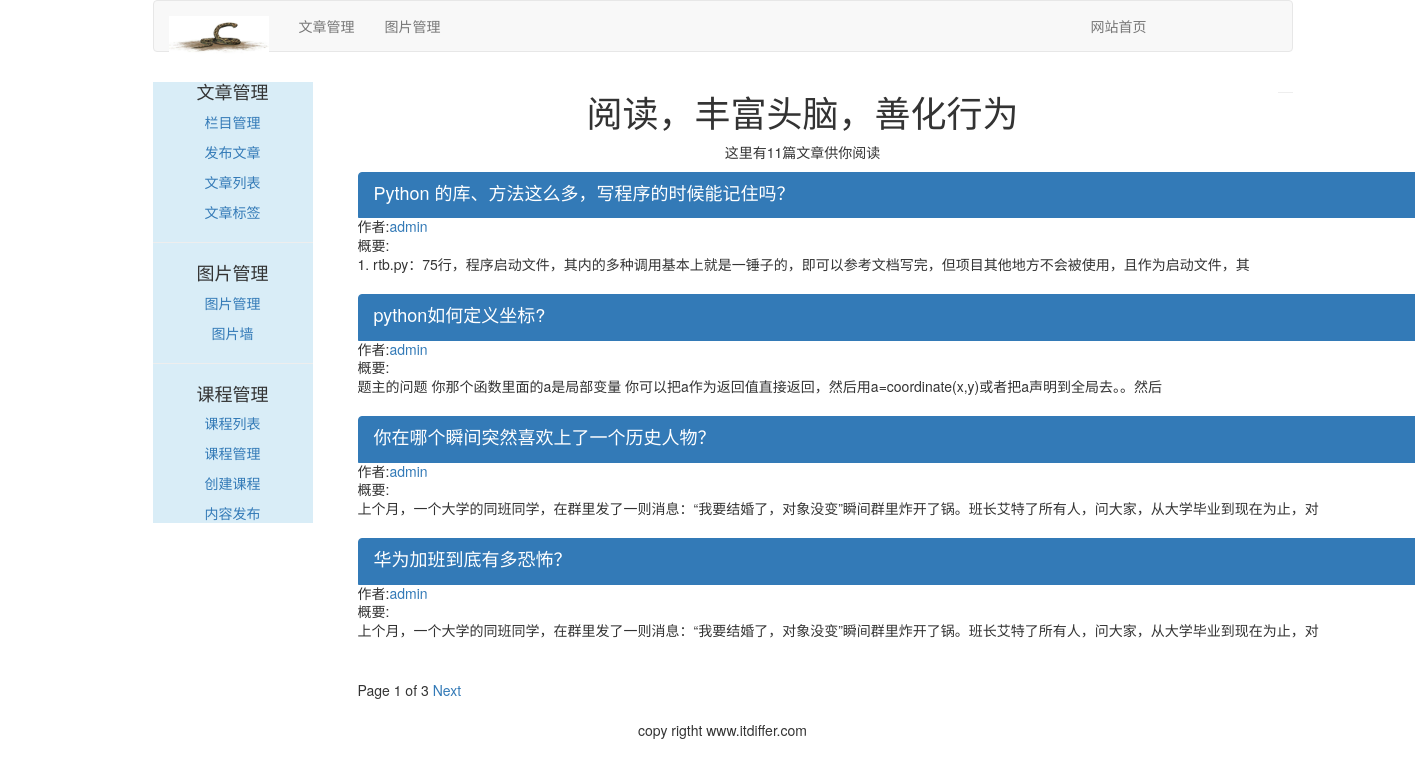
The app's page /article/list_article_titles/ with its own data.
### article/models.py (models this page shows, shortened)
class ArticlePost(models.Model):
    author = models.ForeignKey(User, related_name="article", on_delete=models.CASCADE)
    title = models.CharField(max_length=200)
    slug = models.SlugField(max_length=500)
    column = models.ForeignKey(ArticleColumn, related_name='article_column', on_delete=models.CASCADE)
    body = models.TextField()
    created = models.DateTimeField(default=timezone.now())
    updated = models.DateTimeField(auto_now=True)
    user_like = models.ManyToManyField(User, related_name='article_like', blank=True)
    article_tag = models.ManyToManyField(ArticleTag, related_name='article_tag')
    class Meta:
        ordering = ('title',)
        index_together = (('id', 'slug'),)  # 对这两个字段建立索引
    def get_url_path(self):
        return reverse('article:list_article_detail', args=[self.id, self.slug])

### article/list_views.py (the view)
# urls.py: url(r'^list_article_titles/(?P<username>[-\w]+)/$', list_views.article_titles, name="author_articles"),
def article_titles(request, username=None):
    if username:
        user = User.objects.get(username=username)
        article_title = ArticlePost.objects.filter(author=user)
        try:
            userinfo = user.userinfo
        except:
            userinfo = None
    else:
        article_title = ArticlePost.objects.all();
    paginator = Paginator(article_title, 4)
    page = request.GET.get('page')
    try:
        current_page = paginator.page(page)
        articles = current_page.object_list
    except PageNotAnInteger:
        current_page = paginator.page(1)
        articles = current_page.object_list
    except EmptyPage:
        current_page = paginator.page(paginator.num_pages)
        articles = current_page.object_list
    if username:
        return render(request, 'article/list/author_article.html',
                      {"articles": articles, "page": current_page, "userinfo": userinfo, "user": user})
    return render(request, 'article/list/article_title.html', {"articles": articles, "page": current_page})

### article/templatetags/article_tags.py (called while the page is built)
@register.simple_tag
def total_articles():
    return ArticlePost.objects.count()

### templates/article/list/article_title.html (shortened to what this page needs)
{% extends 'article/base.html' %}
{% load article_tags %}
{% block content %}
    <div class="row text-center vertical-middle-sm">
        <h1>阅读，丰富头脑，善化行为</h1>
        <p>这里有{% total_articles %}篇文章供你阅读</p>
    </div>
    <div class="container">
        {% for article in articles %}
            <div class="list-group">
                <a href="{{ article.get_url_path }}" class="list-group-item active">
                    <h4 class="list-group-item-heading">{{ article.title }}</h4></a>
                <p class="list-group-item-text">作者:<a
                        href="{% url 'article:author_articles' article.author.username %}">{{ article.author.username }}</a>
                </p>
                <p class="list-group-item-text">概要:{{ article.body|slice:'70' |linebreaks }}</p>
            </div>
        {% endfor %}
        {% include 'article/paginator.html' %}
    </div>
{% endblock %}

### records on screen
ArticlePost: title "Python 的库、方法这么多，写程序的时候能记住吗？", author.username "admin", body "1. rtb.py：75行，程序启动文件，其内的多种调用基本上就是一锤子的，即可以参考文档写完，但项目其他地方不会被使用，且作为启动文件，其"
ArticlePost: title "python如何定义坐标?", author.username "admin", body "题主的问题 你那个函数里面的a是局部变量 你可以把a作为返回值直接返回，然后用a=coordinate(x,y)或者把a声明到全局去。。然后"
ArticlePost: title "你在哪个瞬间突然喜欢上了一个历史人物？", author.username "admin", body "上个月，一个大学的同班同学，在群里发了一则消息：“我要结婚了，对象没变”瞬间群里炸开了锅。班长艾特了所有人，问大家，从大学毕业到现在为止，对"
ArticlePost: title "华为加班到底有多恐怖？", author.username "admin", body "上个月，一个大学的同班同学，在群里发了一则消息：“我要结婚了，对象没变”瞬间群里炸开了锅。班长艾特了所有人，问大家，从大学毕业到现在为止，对"

### other values on screen
{{ page.number }} "1"
{{ page.paginator.num_pages }} "3"
